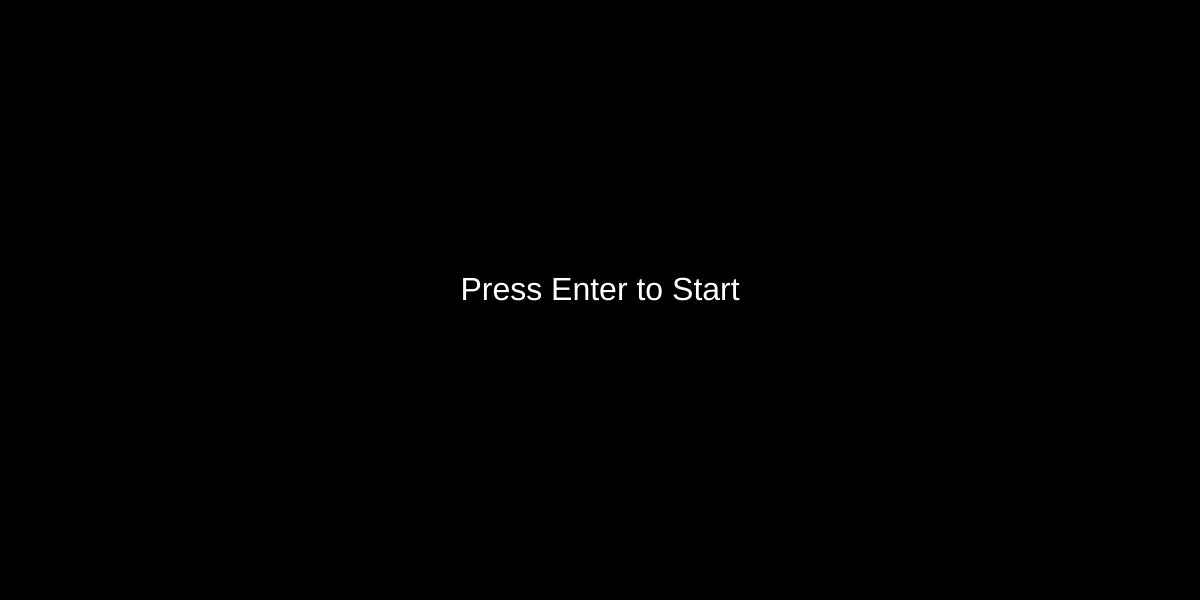
Frame 1 (no input)
Frame 60 (no input): identical to frame 1, image omitted
Frame 120 (the mouse pressed at the canvas centre since frame 60): identical to frame 1, image omitted

The p5.js sketch that drew this single still picture (run headless with seeded random() and noise() and a simulated clock; from frame 60 on, the mouse is pressed at the canvas centre):

// p5.js sketch
// ── sketch.js
let rocket;
let asteroids = [];
let lasers = [];
let score = 0;
let gameState = "start";
let health = 3;

function setup() {
    createCanvas(windowWidth, 600);
    rocket = new Rocket();
    for (let i = 0; i < 5; i++) {
        asteroids.push(new Asteroid());
    }
}

function draw() {
    background(0);

    if (gameState === "start") {
        fill(255);
        textSize(32);
        textAlign(CENTER);
        text("Press Enter to Start", width / 2, height / 2);
    } else if (gameState === "play") {
        rocket.show();
        rocket.move();

        for (let i = 0; i < asteroids.length; i++) {
            asteroids[i].show();
            asteroids[i].move();
            if (rocket.hits(asteroids[i])) {
                health--;
                asteroids.splice(i, 1);
                asteroids.push(new Asteroid());
                if (health <= 0) {
                    gameState = "gameOver";
                }
            }
        }

        for (let i = lasers.length - 1; i >= 0; i--) {
            lasers[i].show();
            lasers[i].move();
            for (let j = asteroids.length - 1; j >= 0; j--) {
                if (lasers[i].hits(asteroids[j])) {
                    score += 10;
                    asteroids.splice(j, 1);
                    asteroids.push(new Asteroid());
                    lasers.splice(i, 1);
                    break;
                }
            }
            if (lasers[i] && lasers[i].offScreen()) {
                lasers.splice(i, 1);
            }
        }

        fill(255);
        textSize(24);
        text("Score: " + score, 50, 50);
        text("Health: " + health, 50, 80);

    } else if (gameState === "gameOver") {
        fill(255);
        textSize(32);
        textAlign(CENTER);
        text("Game Over", width / 2, height / 2 - 20);
        text("Score: " + score, width / 2, height / 2 + 20);
        textSize(24);
        text("Press R to Restart", width / 2, height / 2 + 60);
    }
}

function keyPressed() {
    if (keyCode === ENTER && gameState === "start") {
        gameState = "play";
    }

    if (keyCode === RIGHT_ARROW) {
        rocket.setDir(1);
    } else if (keyCode === LEFT_ARROW) {
        rocket.setDir(-1);
    }

    if (key === ' ') {
        lasers.push(new Laser(rocket.x, height));
    }

    if (key === 'r' && gameState === "gameOver") {
        resetGame();
    }
}

function keyReleased() {
    if (keyCode === RIGHT_ARROW || keyCode === LEFT_ARROW) {
        rocket.setDir(0);
    }
}

function resetGame() {
    score = 0;
    health = 3;
    asteroids = [];
    lasers = [];
    for (let i = 0; i < 5; i++) {
        asteroids.push(new Asteroid());
    }
    gameState = "start";
}

class Rocket {
    constructor() {
        this.x = width / 2;
        this.y = height - 20;
        this.xdir = 0;
    }

    show() {
        fill(255);
        rectMode(CENTER);
        rect(this.x, this.y, 20, 60);
    }

    setDir(dir) {
        this.xdir = dir;
    }

    move() {
        this.x += this.xdir * 5;
    }

    hits(asteroid) {
        let d = dist(this.x, this.y, asteroid.x, asteroid.y);
        return d < asteroid.r + 10;
    }
}

class Laser {
    constructor(x, y) {
        this.x = x;
        this.y = y;
        this.r = 4;
    }

    show() {
        fill(255, 0, 0);
        noStroke();
        ellipse(this.x, this.y, this.r * 2, this.r * 2);
    }

    move() {
        this.y = this.y - 10;
    }

    offScreen() {
        return this.y < 0;
    }

    hits(asteroid) {
        let d = dist(this.x, this.y, asteroid.x, asteroid.y);
        return d < this.r + asteroid.r;
    }
}

class Asteroid {
    constructor() {
        this.x = random(width);
        this.y = random(-100, -50);
        this.r = random(15, 50);
        this.speed = random(1, 3);
    }

    show() {
        fill(127);
        noStroke();
        ellipse(this.x, this.y, this.r * 2, this.r * 2);
    }

    move() {
        this.y += this.speed;
        if (this.y > height + this.r) {
            this.y = random(-100, -50);
            this.x = random(width);
        }
    }
}
